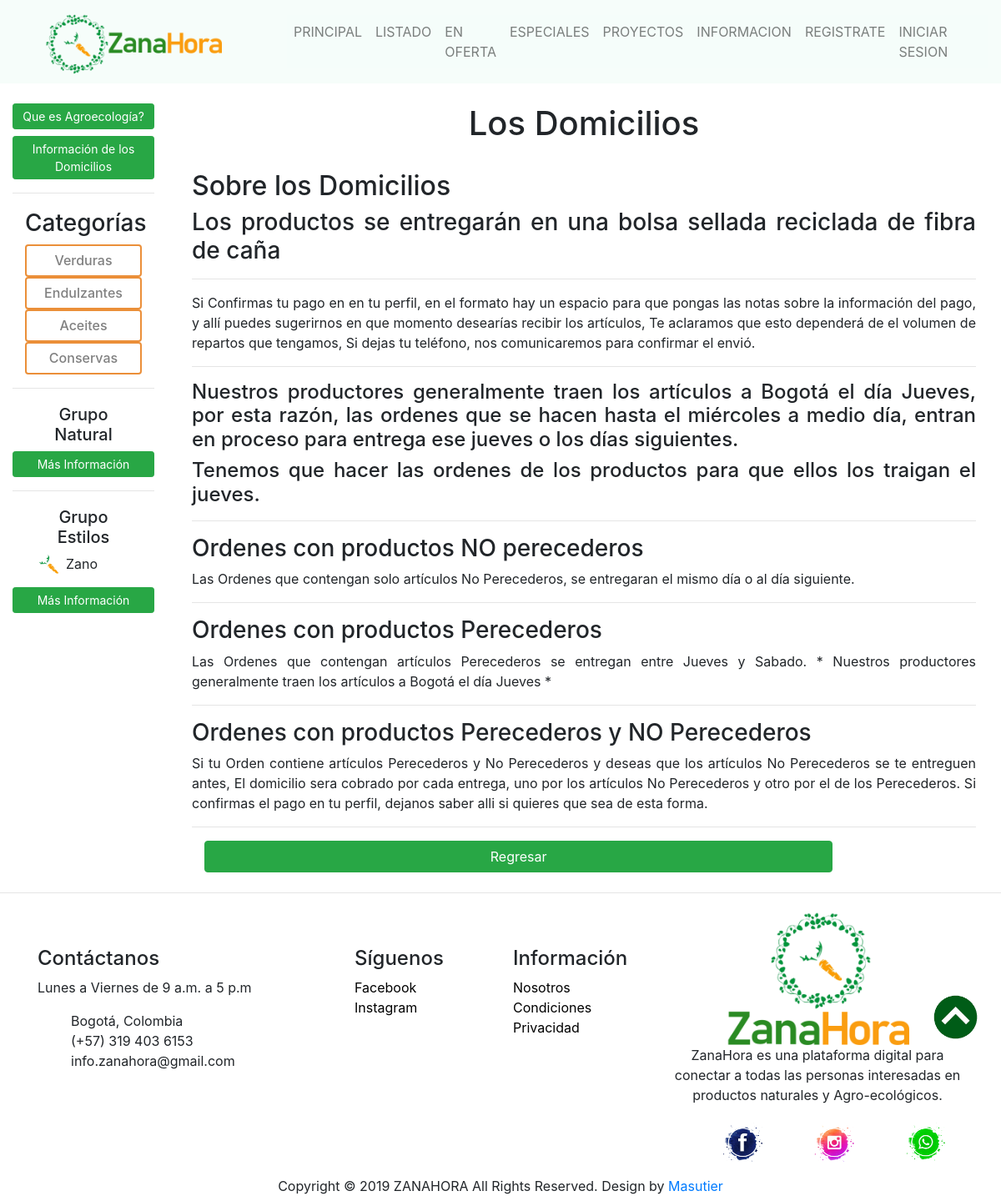
/info_entregas, run on the app's committed database.
### products/models.py (models this page shows, shortened)
class Product(models.Model):
    LABEL = (
        ('Usual', 'Usual'),
        ('Nuevo', 'Nuevo'),
        ('Oferta', 'Oferta'),
        ('Especial', 'Especial')
    )
    CONTENIDO = (
        ('Gluten', 'gluten'),
        ('Lacteo', 'Lacteo'),
        ('Syrup', 'Syrup'),
        ('Soya', 'Soya'),
        ('Maní', 'Maní'),
    )
    STATUS = (
        ('Apply', 'Apply'),
        ('Aproved', 'Aproved'),
        ('Void', 'Void'),
        ('Delete', 'Delete')
    )
    CATEGORY = (
        ('Verduras', 'Verduras'),
        ('Legumbres', 'Legumbres'),
        ('Tuberculos', 'Tuberculos'),
        ('Frutas', 'Frutas'),
        ('Frutos_Secos', 'Frutos_Secos'),
        ('Aceites', 'Aceites'),
        ('Endulzantes', 'Endulzantes'),
        ('Especias', 'Especias'),
        ('Conservas', 'Conservas'),
        ('Bebidas', 'Bebidas'),
        ('Pasabocas', 'Pasabocas'),
        ('Proteina_Vegetal', 'Proteina_Vegetal'),
        ('Cosmetica', 'Cosmetica'),
        ('Otro', 'Otro')
    )
    status = models.CharField(max_length=10, blank=True, null=True, default='Apply', choices=STATUS)
    categoria = models.CharField(max_length=30, blank=True, null=True, choices=CATEGORY)
    natural = models.ManyToManyField(Natural, blank=True)
    estilo = models.ManyToManyField(Estilo, blank=True)
    name = models.CharField(max_length=60, blank=True, null=True)
    contenido = models.CharField(max_length=15, blank=True, null=True, choices=CONTENIDO)
    foto1 = models.ImageField(default='media/img/products/defaultProduct.png', upload_to='media/img/products')
    foto2 = models.ImageField(upload_to='media/img/products', blank=True, null=True)
    foto3 = models.ImageField(upload_to='media/img/products', blank=True, null=True)
    foto4 = models.ImageField(upload_to='media/img/products', blank=True, null=True)
    description = models.TextField(blank=True, null=True)
    presenta = models.CharField(max_length=10, blank=True, null=True)
    cantidad = models.DecimalField(max_digits=5, decimal_places=0, blank=True, null=True)
    label = models.CharField(max_length=10, blank = True, null=True, choices=LABEL)
    price = models.DecimalField(max_digits=15, decimal_places=0, blank=True, null=True)
    discount_price = models.DecimalField(max_digits=15, decimal_places=0, blank=True, null=True)
    costo = models.DecimalField(max_digits=15, decimal_places=0, blank=True, null=True)
    project = models.ForeignKey(Project, on_delete=models.CASCADE, blank=True, null=True)
    perecedero = models.BooleanField(default=True, blank=True, null=True)
    digital = models.BooleanField(default=False, blank=True, null=True)
    date_created = models.DateTimeField(auto_now_add=True, blank=True, null=True)
    date_modify = models.DateTimeField(auto_now_add=False, auto_now = True, blank=True, null=True)

### users/models.py (models this page shows, shortened)
class Estilo(models.Model):
    name = models.CharField(max_length=15, blank=True, null=True)
    icon = models.ImageField(default='media/img/icons/logosolo.png', upload_to='media/img/icons/estilo')
    descrip = models.TextField(blank=True, null=True)

### zanamain/views.py (the view)
# urls.py: path('info_entregas', infoEntregas, name="info_entregas"),
def infoEntregas (request):
    products = Product.objects.all()
    categ = category(request)
    categorias = categ['categorias']
    proye = project(request)
    projectos = proye['projectos']
    natural = Natural.objects.all()
    estilo = Estilo.objects.all()
    if request.user.is_authenticated:
        data = cartData(request)
        cartItems = data['cartItems']
    else:
        cartItems = 0
    context = {'cartItems': cartItems, 'products': products, 'projectos': projectos, 'categorias': categorias, 'natural': natural, 'estilo': estilo}
    return render(request, 'zanamain/info/info_entregas.html', context)

### products/utils.py (called while the page is built)
def category(request):
    products = Product.objects.all()
    categorias = []
    for product in products:
        if product.categoria not in categorias:
            categorias.append(product.categoria)
    return {'categorias': categorias}

### projects/utils.py (called while the page is built)
def project(request):
    projects = Project.objects.all()
    projectos = []
    for project in projects:
        if project not in projectos:
            projectos.append(project)
    return {'projectos': projectos}

### zanamain/templates/zanamain/info/info_entregas.html (shortened to what this page needs)
{% extends 'zanamain/main.html' %}
{% load static %}
{% block content %}
<div class="col-md-12">
    <div class="row">
        <div class="col-md-2 mt-4">
            {% include 'zanamain/partials/side_menu.html' %}
        </div>
        <div class="col-md-10 mx-auto">
            <div class="container-fluid">
                <h1 class="col-md-8 pt-4 mx-auto c">Los Domicilios</h1>
                <div class="text-justify pt-4">
                    <h2>Sobre los Domicilios</h2>
                    <h3>Los productos se entregarán en una bolsa sellada reciclada de fibra de caña</h3>
                    <hr>
                    Si Confirmas tu pago en en tu perfil, en el formato hay un espacio para que pongas las notas sobre la información del pago,
                    y allí puedes sugerirnos en que momento desearías recibir los artículos,
                    Te aclaramos que esto dependerá de el volumen de repartos que tengamos,
                    Si dejas tu teléfono, nos comunicaremos para confirmar el envió.
                    <hr>
                    <h4>Nuestros productores generalmente traen los artículos a Bogotá el día Jueves, por esta razón, las ordenes que se hacen hasta
                    el miércoles a medio día, entran en proceso para entrega ese jueves o los días siguientes.</h4>
                    <h4>Tenemos que hacer las ordenes de los productos para que ellos los traigan el jueves.</h4>
                    <hr>
                    <h3>Ordenes con productos NO perecederos</h3>
                    Las Ordenes que contengan solo artículos No Perecederos, se entregaran el mismo día o al día siguiente.
                    <hr>
                    <h3>Ordenes con productos Perecederos</h3>
                    Las Ordenes que contengan artículos Perecederos se entregan entre Jueves y Sabado.
                    * Nuestros productores generalmente traen los artículos a Bogotá el día Jueves *
                    <hr>
                    <h3>Ordenes con productos Perecederos y NO Perecederos</h3>
                    Si tu Orden contiene artículos Perecederos y No Perecederos y deseas que los artículos No Perecederos se te entreguen antes,
                    El domicilio sera cobrado por cada entrega, uno por los artículos No Perecederos y otro por el de los Perecederos.
                    Si confirmas el pago en tu perfil, dejanos saber alli si quieres que sea de esta forma.
                    <hr>
                </div>
                <div class="col-md-10 c">
                    <button class="btn btn-success btn-block my-2" onclick="goBack()">Regresar</button>
                </div>
            </div>
        </div>
    </div>
</div>
{% endblock %}

### products/templates/products/partials/category.html
{% load static %}
<div class="container-fluid ">
    <h3 class="c">Categorías</h3>
    {% for obj in categorias %}
        <div class=" cateall">
            <a class="txtcat" href="{% url 'prod_by_category' obj %}"><h6>{{obj}}</h6></a>
        </div>
    {% endfor %}
</div>

### users/templates/users/info/info_estilo.html
{% load static %}
<div class="container-fluid">
    <div class="col-md-12 mx-auto">
    <h5 class="c">Grupo Estilos</h5>
        <ul  class="list-group ">
            {% for item in estilo %}
            <li class="list-group pl-3">
                <div class="row">
                    <img class="expimg" src="{{ item.icon.url }}" alt="">
                    <p class="pl-2">{{ item.name }}</p>
                </div>
            </li>
            {% endfor %}
        </ul>
    </div>
</div>

### static/css/all.css (style rules this page uses)
.c { text-align: center !important; }
body { background-color: #fff; }

### static/css/product.css (style rules this page uses)
.expimg { width: 25px; height: 25px; }
.txtcat { color: grey; text-decoration: none; }
.cateall { text-align: center; border: 2px solid rgb(235, 143, 57); border-radius: 0.25rem !important; padding-top: 0.5rem; }

### data on the page
Product: categorias "Verduras"
Product: categorias "Endulzantes"
Product: categorias "Aceites"
Product: categorias "Conservas"
Estilo: icon (picture), name "Zano"
